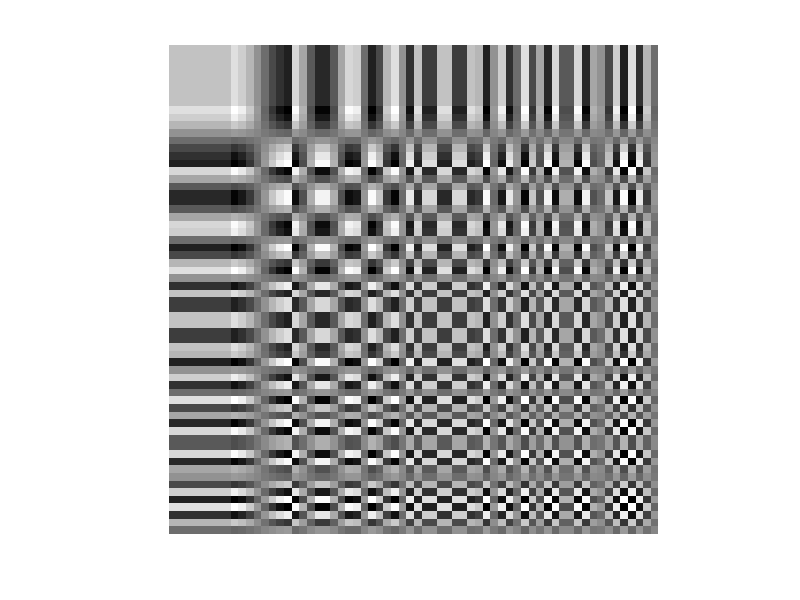

MATLAB code to generate this figure: (Note: this script raises an error after producing the figure.)
% single precision, multiple patches
clear all
close all
clc
tic
N=8; % NxN DCT 
K=N^2; % number of sub-bands
B=zeros(N^2); % DCT basis functions image
H=zeros(N^2,N,N); % 64x8x8 matrix containing all basis functions
T=dctmtx(N); % 1D DCT Matrix
inverse=0;
k=0;
% Build DCT Basis
for n2=1:N
    for n1=1:N
        k=k+1;
        I=zeros(N);
        I(n1,n2)=1;
        dct_basis_function=single(T'*I*T);
        B((n1-1)*N+1:(n1-1)*N+8,(n2-1)*N+1:(n2-1)*N+8)=dct_basis_function;
        H(k,:,:)=dct_basis_function;
    end
end
figure(1)
imshow(B,[]) % DCT basis functions


%Synthesis
Ye=0;
for k=1:N^2
    % Multiband reconstruction
    tmp_conv=conv2(squeeze(H(k,:,:)),fliplr(flipud(squeeze(H(k,:,:)))))/N^2
    Ye=Ye+tmp_conv(N/2:end-N/2+1,N/2:end-N/2+1);
end
%Ye=uint8(Ye(N:end-N+1,N:end-N+1)); % Reconstructed Image
%
Ye=uint8(Ye);
I=imread('cameraman.tif');
R=conv2(single(I),single(Ye));
R=uint8(R(N/2+1:end-N/2,N/2+1:end-N/2)); % Reconstructed Image
imshow(uint8(R))
sum(sum(abs(R-I)))